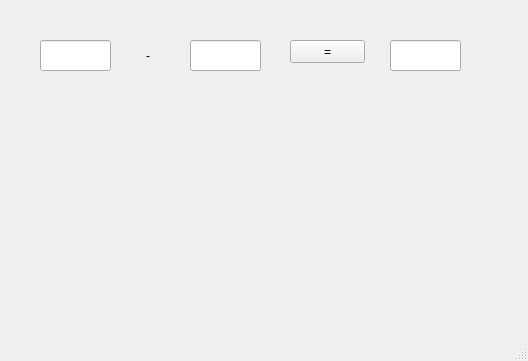
<?xml version="1.0" encoding="UTF-8"?>
<ui version="4.0">
 <class>MainWindow</class>
 <widget class="QMainWindow" name="MainWindow">
  <property name="geometry">
   <rect>
    <x>0</x>
    <y>0</y>
    <width>528</width>
    <height>361</height>
   </rect>
  </property>
  <property name="windowTitle">
   <string>MainWindow</string>
  </property>
  <widget class="QWidget" name="centralwidget">
   <widget class="QLabel" name="lb">
    <property name="geometry">
     <rect>
      <x>120</x>
      <y>50</y>
      <width>56</width>
      <height>12</height>
     </rect>
    </property>
    <property name="text">
     <string>-</string>
    </property>
    <property name="alignment">
     <set>Qt::AlignCenter</set>
    </property>
   </widget>
   <widget class="QPushButton" name="pb">
    <property name="geometry">
     <rect>
      <x>290</x>
      <y>40</y>
      <width>75</width>
      <height>23</height>
     </rect>
    </property>
    <property name="text">
     <string>=</string>
    </property>
   </widget>
   <widget class="QLineEdit" name="le01">
    <property name="geometry">
     <rect>
      <x>40</x>
      <y>40</y>
      <width>71</width>
      <height>31</height>
     </rect>
    </property>
   </widget>
   <widget class="QLineEdit" name="le02">
    <property name="geometry">
     <rect>
      <x>190</x>
      <y>40</y>
      <width>71</width>
      <height>31</height>
     </rect>
    </property>
   </widget>
   <widget class="QLineEdit" name="le03">
    <property name="geometry">
     <rect>
      <x>390</x>
      <y>40</y>
      <width>71</width>
      <height>31</height>
     </rect>
    </property>
   </widget>
  </widget>
  <widget class="QMenuBar" name="menubar">
   <property name="geometry">
    <rect>
     <x>0</x>
     <y>0</y>
     <width>528</width>
     <height>21</height>
    </rect>
   </property>
  </widget>
  <widget class="QStatusBar" name="statusbar"/>
 </widget>
 <resources/>
 <connections/>
</ui>
